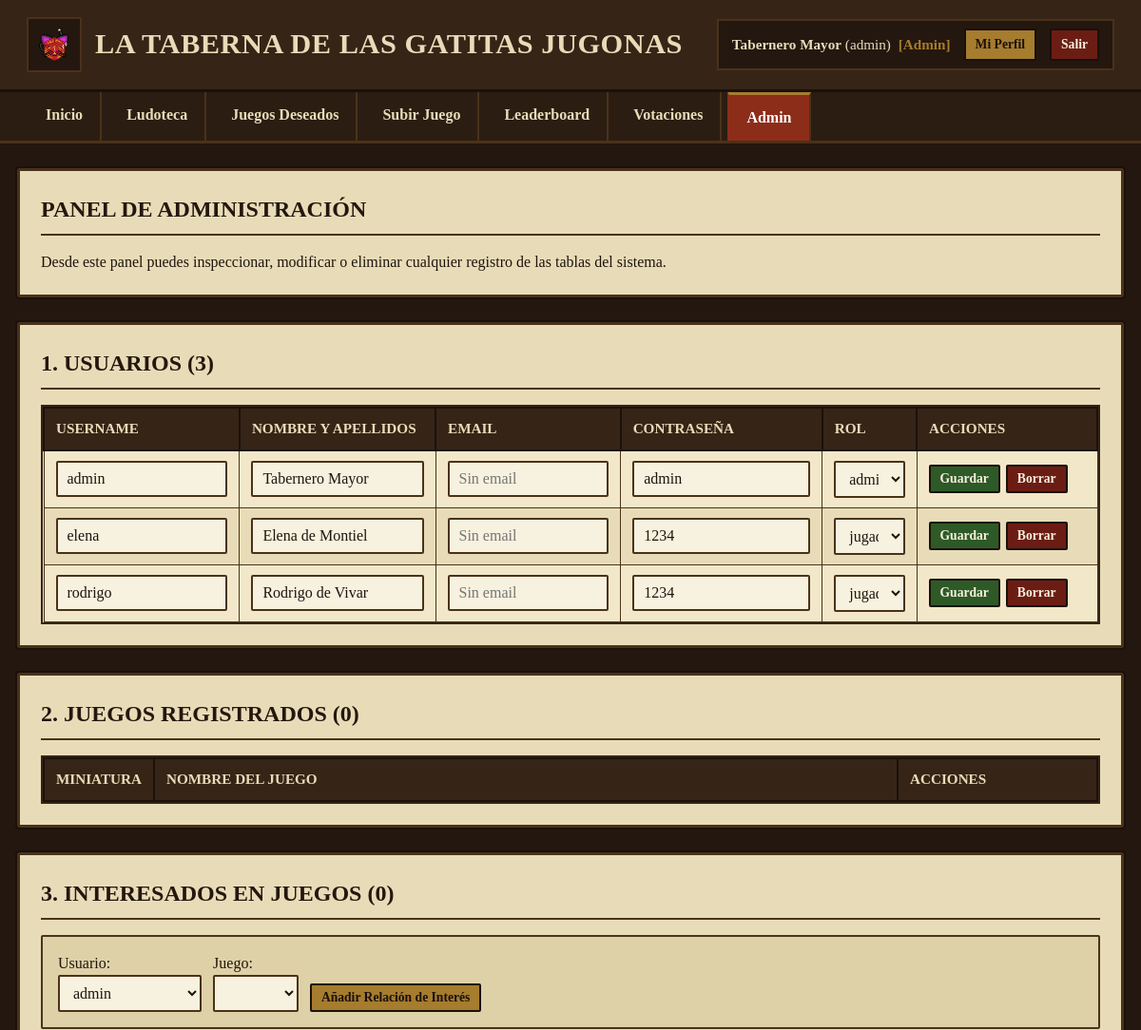
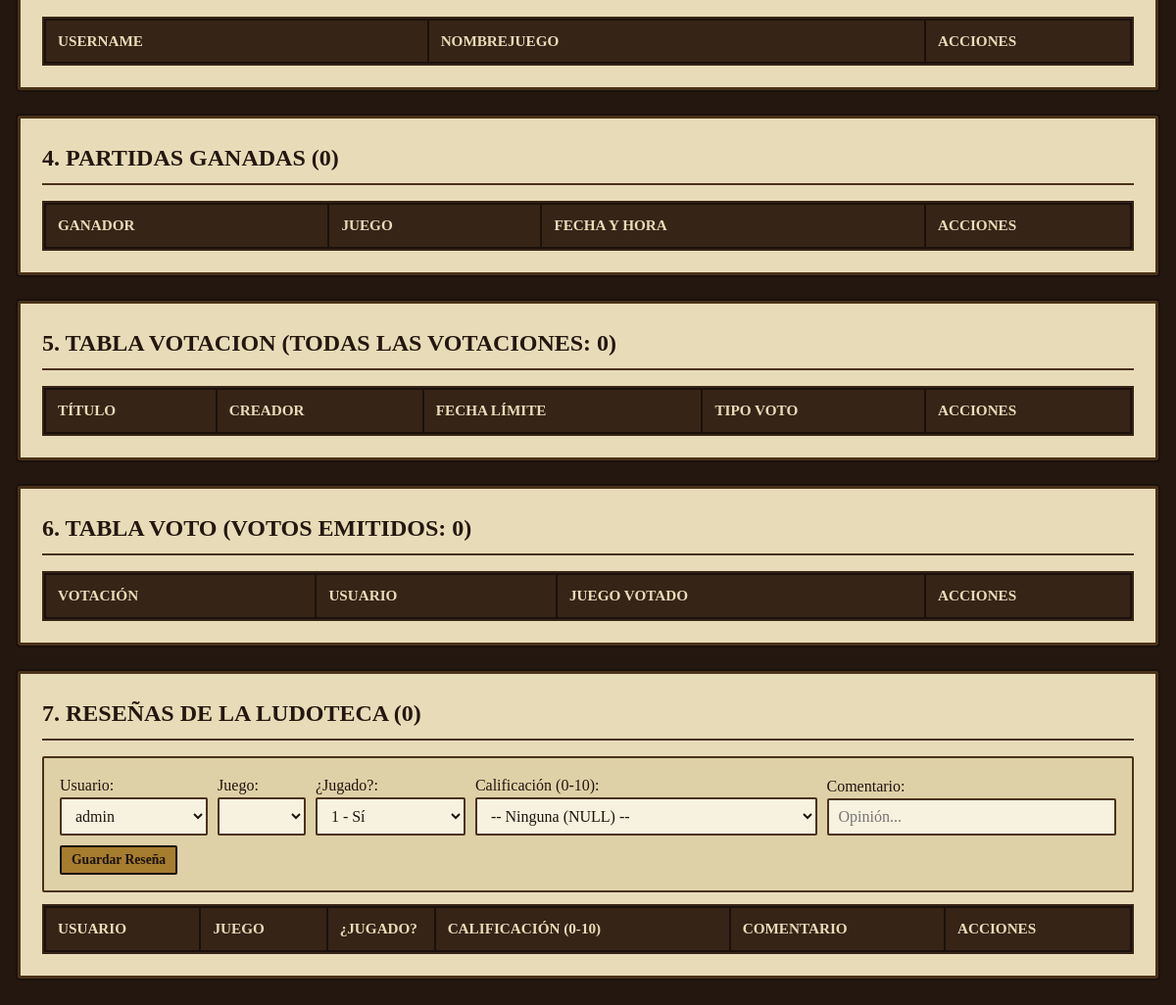
Page /admin.php (signed in) on the committed database (2 pictures, top to bottom).
### tables this page shows
CREATE TABLE `Persona` (
  `username` VARCHAR(50) NOT NULL,
  `NombrePersona` VARCHAR(120) NOT NULL,
  `email` VARCHAR(150) DEFAULT NULL,
  `contrasenya` VARCHAR(255) NOT NULL,
  `rol` ENUM('jugador', 'admin') NOT NULL DEFAULT 'jugador',
  `inscrito_leaderboard` TINYINT(1) NOT NULL DEFAULT 1,
  PRIMARY KEY (`username`)
);

### admin.php (the view, shortened to what this page needs)
<?php
require_once 'conexion.php';
$personas = $pdo->query("SELECT * FROM Persona ORDER BY username ASC")->fetchAll();
$juegos = $pdo->query("SELECT * FROM Juego ORDER BY NombreJuego ASC")->fetchAll();
$propietariosPorJuego = [];
$relacionesPJ = $pdo->query("SELECT * FROM Persona_Juego ORDER BY NombreJuego ASC, username ASC")->fetchAll();
$victorias = $pdo->query("SELECT * FROM Victoria ORDER BY id_victoria DESC")->fetchAll();
$votaciones = $pdo->query("SELECT * FROM Votacion ORDER BY id_votacion DESC")->fetchAll();
$votos = $pdo->query("SELECT * FROM Voto ORDER BY id_voto DESC")->fetchAll();
$resenyas = $pdo->query("SELECT * FROM Resenya ORDER BY fecha_resenya DESC, id_resenya DESC")->fetchAll();
$juegoEditarDetalle = null;
?>
<!DOCTYPE html>
<html lang="es">
<head>
    <link rel="stylesheet" href="styles.css">
</head>
<body>
<main class="contenedor-principal">
    <?php if ($juegoEditarDetalle): ?>
        <!-- =================================================================
             VISTA DEDICADA DE EDICIÓN DE JUEGO EN ADMIN (ESTILO DETALLE LUDOTECA)
             ================================================================= -->
        <?php
        $nomJEdit = $juegoEditarDetalle['NombreJuego'];
        $loTenEdit = ((int)$juegoEditarDetalle['lo_tenemos'] === 1);
        ?>
        <section class="pergamino">
            <div class="barra-titulo-filtro" style="border-bottom: 2px solid #4a3219; padding-bottom: 10px; margin-bottom: 18px;">
                <h2 class="seccion-titulo" style="margin-bottom:0; border-bottom:none; padding-bottom:0;">
                    Editar Juego: «<?php echo h($nomJEdit); ?>»
                </h2>
                <a href="admin.php" class="btn btn-bronce btn-pequeno">&larr; Volver al Panel de Administración</a>
            </div>
            <div class="ludoteca-detalle-superior">
                <div class="ludoteca-detalle-imagen">
                    <img src="<?php echo h($juegoEditarDetalle['Url']); ?>" alt="<?php echo h($nomJEdit); ?>">
                </div>
                <form method="POST" action="admin.php?editar_juego=<?php echo urlencode($nomJEdit); ?>" enctype="multipart/form-data" class="pergamino-secundario form-ludoteca">
                    <input type="hidden" name="entidad" value="juego">
                    <input type="hidden" name="operacion" value="editar">
                    <input type="hidden" name="original_NombreJuego" value="<?php echo h($nomJEdit); ?>">
                    <div class="grid-dos-columnas" style="gap:14px;">
                        <div class="grupo-form">
                            <label>Nombre del Juego:</label>
                            <input type="text" name="NombreJuego" value="<?php echo h($nomJEdit); ?>" class="input-taberna" required maxlength="120">
                        </div>
                        <div class="grupo-form">
                            <label>¿Lo tenemos en la Taberna?:</label>
                            <select name="lo_tenemos" class="select-taberna">
                                <option value="0" <?php echo !$loTenEdit ? 'selected' : ''; ?>>No lo tenemos (En Juegos Deseados)</option>
                                <option value="1" <?php echo $loTenEdit ? 'selected' : ''; ?>>Ya lo tenemos (En Ludoteca)</option>
                            </select>
                        </div>
                    </div>
                    <div class="grid-dos-columnas" style="gap:14px;">
                        <div class="grupo-form">
                            <label>Mínimo de Jugadores:</label>
                            <input type="number" name="min_jugadores" value="<?php echo (int)$juegoEditarDetalle['min_jugadores']; ?>" class="input-taberna" required min="1" max="99">
                        </div>
                        <div class="grupo-form">
                            <label>Máximo de Jugadores:</label>
                            <input type="number" name="max_jugadores" value="<?php echo (int)$juegoEditarDetalle['max_jugadores']; ?>" class="input-taberna" required min="1" max="99">
                        </div>
                    </div>
                    <div class="grupo-form">
                        <label>Ruta actual de la imagen (Url):</label>
                        <input type="text" name="Url" value="<?php echo h($juegoEditarDetalle['Url']); ?>" class="input-taberna" required style="margin-bottom:8px;">
                        <label>O subir una imagen nueva (Máx 5 MB):</label>
                        <input type="file" name="nueva_imagen" class="input-taberna" accept="image/*">
                    </div>
                    <div class="grupo-form">
                        <label>Propietarios del juego (si ya lo tenemos):</label>
                        <div class="multiselect-taberna" data-multiselect>
                            <input type="text" class="input-taberna" placeholder="Buscar propietario..." data-multiselect-search style="margin-bottom:6px;">
                            <div class="multiselect-lista">
                                <?php foreach ($personas as $per): ?>
                                    <?php $esProp = isset($propietariosPorJuego[$nomJEdit][$per['username']]); ?>
                                    <label class="multiselect-opcion" data-multiselect-item data-nombre="<?php echo h($per['NombrePersona'] . ' ' . $per['username']); ?>">
                                        <input type="checkbox" name="propietarios[]" value="<?php echo h($per['username']); ?>" <?php echo $esProp ? 'checked' : ''; ?>>
                                        <strong><?php echo h($per['NombrePersona']); ?></strong> (<?php echo h($per['username']); ?>)
                                    </label>
                                <?php endforeach; ?>
                            </div>
                        </div>
                    </div>
                    <div class="grupo-form">
                        <label>Descripción:</label>
                        <textarea name="descripcion" class="input-taberna" rows="3" placeholder="Descripción del juego..."><?php echo h((string)$juegoEditarDetalle['descripcion']); ?></textarea>
                    </div>
                    <div class="grupo-form">
                        <label>Reglas / Notas de partida:</label>
                        <textarea name="reglas" class="input-taberna" rows="4" placeholder="Reglas o resumen de partida..."><?php echo h((string)$juegoEditarDetalle['reglas']); ?></textarea>
                    </div>
                    <div style="display:flex; gap:10px; flex-wrap:wrap;">
                        <button type="submit" class="btn btn-exito">Guardar Cambios del Juego</button>
                        <a href="admin.php" class="btn btn-bronce">Volver al Panel Admin</a>
                    </div>
                </form>
            </div>
        </section>
    <?php else: ?>
    <section class="pergamino">
        <h2 class="seccion-titulo">Panel de Administración</h2>
        <p>
            Desde este panel puedes inspeccionar, modificar o eliminar cualquier registro de las tablas del sistema.
        </p>
    </section>
    <section class="pergamino">
        <h3 class="seccion-titulo">1. Usuarios (<?php echo count($personas); ?>)</h3>
        <div class="tabla-contenedor">
            <table class="tabla-taberna">
                <thead>
                    <tr>
                        <th>Username</th>
                        <th>Nombre y Apellidos</th>
                        <th>Email</th>
                        <th>Contraseña</th>
                        <th>Rol</th>
                        <th style="width:190px;">Acciones</th>
                    </tr>
                </thead>
                <tbody>
                    <?php foreach ($personas as $p): ?>
                        <?php $formIdP = 'form_p_' . md5($p['username']); ?>
                        <tr>
                            <td>
                                <input type="text" form="<?php echo $formIdP; ?>" name="username" value="<?php echo h($p['username']); ?>" class="input-taberna" required maxlength="50">
                            </td>
                            <td>
                                <input type="text" form="<?php echo $formIdP; ?>" name="NombrePersona" value="<?php echo h($p['NombrePersona']); ?>" class="input-taberna" required maxlength="120">
                            </td>
                            <td>
                                <input type="email" form="<?php echo $formIdP; ?>" name="email" value="<?php echo h((string)$p['email']); ?>" class="input-taberna" maxlength="150" placeholder="Sin email">
                            </td>
                            <td>
                                <input type="text" form="<?php echo $formIdP; ?>" name="contrasenya" value="<?php echo h($p['contrasenya']); ?>" class="input-taberna" required>
                            </td>
                            <td>
                                <select form="<?php echo $formIdP; ?>" name="rol" class="select-taberna">
                                    <option value="jugador" <?php echo $p['rol'] === 'jugador' ? 'selected' : ''; ?>>jugador</option>
                                    <option value="admin" <?php echo $p['rol'] === 'admin' ? 'selected' : ''; ?>>admin</option>
                                </select>
                            </td>
                            <td>
                                <div class="acciones-admin-celda">
                                    <button type="submit" form="<?php echo $formIdP; ?>" class="btn btn-exito btn-pequeno">Guardar</button>
                                    <form method="POST" action="admin.php" class="form-confirmar-borrado" data-confirm-msg="¿Eliminar al usuario <?php echo h($p['username']); ?>?">
                                        <button type="submit" class="btn btn-peligro btn-pequeno">Borrar</button>
                                    </form>
                                </div>
                            </td>
                        </tr>
                    <?php endforeach; ?>
                </tbody>
            </table>
        </div>
    </section>
    <section class="pergamino">
        <h3 class="seccion-titulo">2. Juegos Registrados (<?php echo count($juegos); ?>)</h3>
        <div class="tabla-contenedor">
            <table class="tabla-taberna">
                <thead>
                    <tr>
                        <th style="width:110px;">Miniatura</th>
                        <th>Nombre del Juego</th>
                        <th style="width:210px;">Acciones</th>
                    </tr>
                </thead>
            </table>
        </div>
    </section>
    <section class="pergamino">
        <h3 class="seccion-titulo">3. Interesados en Juegos (<?php echo count($relacionesPJ); ?>)</h3>
        <form method="POST" action="admin.php" class="pergamino-secundario" style="display:flex; gap:12px; align-items:flex-end; flex-wrap:wrap;">
            <div>
                <label>Usuario:</label>
                <select name="username" class="select-taberna" required>
                    <?php foreach ($personas as $p): ?>
                        <option value="<?php echo h($p['username']); ?>"><?php echo h($p['username']); ?></option>
                    <?php endforeach; ?>
                </select>
            </div>
            <div>
                <label>Juego:</label>
                <select name="NombreJuego" class="select-taberna" required>
                </select>
            </div>
            <button type="submit" class="btn btn-bronce btn-pequeno">Añadir Relación de Interés</button>
        </form>
        <div class="tabla-contenedor">
            <table class="tabla-taberna">
                <thead>
                    <tr>
                        <th>Username</th>
                        <th>NombreJuego</th>
                        <th style="width:210px;">Acciones</th>
                    </tr>
                </thead>
            </table>
        </div>
    </section>
    <section class="pergamino">
        <h3 class="seccion-titulo">4. Partidas Ganadas (<?php echo count($victorias); ?>)</h3>
        <div class="tabla-contenedor">
            <table class="tabla-taberna">
                <thead>
                    <tr>
                        <th>Ganador</th>
                        <th>Juego</th>
                        <th>Fecha y Hora</th>
                        <th style="width:210px;">Acciones</th>
                    </tr>
                </thead>
            </table>
        </div>
    </section>
    <section class="pergamino">
        <h3 class="seccion-titulo">5. Tabla Votacion (Todas las Votaciones: <?php echo count($votaciones); ?>)</h3>
        <div class="tabla-contenedor">
            <table class="tabla-taberna">
                <thead>
                    <tr>
                        <th>Título</th>
                        <th>Creador</th>
                        <th>Fecha Límite</th>
                        <th>Tipo Voto</th>
                        <th style="width:210px;">Acciones</th>
                    </tr>
                </thead>
            </table>
        </div>
    </section>
    <section class="pergamino">
        <h3 class="seccion-titulo">6. Tabla Voto (Votos Emitidos: <?php echo count($votos); ?>)</h3>
        <div class="tabla-contenedor">
            <table class="tabla-taberna">
                <thead>
                    <tr>
                        <th>Votación</th>
                        <th>Usuario</th>
                        <th>Juego Votado</th>
                        <th style="width:210px;">Acciones</th>
                    </tr>
                </thead>
            </table>
        </div>
    </section>
    <section class="pergamino">
        <h3 class="seccion-titulo">7. Reseñas de la Ludoteca (<?php echo count($resenyas); ?>)</h3>
        <form method="POST" action="admin.php" class="pergamino-secundario" style="display:flex; gap:10px; align-items:flex-end; flex-wrap:wrap; margin-bottom:12px;">
            <div>
                <label>Usuario:</label>
                <select name="username" class="select-taberna" required>
                    <?php foreach ($personas as $p): ?>
                        <option value="<?php echo h($p['username']); ?>"><?php echo h($p['username']); ?></option>
                    <?php endforeach; ?>
                </select>
            </div>
            <div>
                <label>Juego:</label>
                <select name="NombreJuego" class="select-taberna" required>
                </select>
            </div>
            <div>
                <label>¿Jugado?:</label>
                <select name="ha_jugado" class="select-taberna">
                    <option value="1">1 - Sí</option>
                </select>
            </div>
            <div>
                <label>Calificación (0-10):</label>
                <select name="calificacion" class="select-taberna">
                    <option value="">-- Ninguna (NULL) --</option>
                </select>
            </div>
            <div style="flex:1; min-width:180px;">
                <label>Comentario:</label>
                <input type="text" name="comentario" class="input-taberna" placeholder="Opinión...">
            </div>
            <button type="submit" class="btn btn-bronce btn-pequeno">Guardar Reseña</button>
        </form>
        <div class="tabla-contenedor">
            <table class="tabla-taberna">
                <thead>
                    <tr>
                        <th>Usuario</th>
                        <th>Juego</th>
                        <th style="width:110px;">¿Jugado?</th>
                        <th>Calificación (0-10)</th>
                        <th>Comentario</th>
                        <th style="width:190px;">Acciones</th>
                    </tr>
                </thead>
            </table>
        </div>
    </section>
    <?php endif; ?>
</main>
</body>
</html>

### rows in the picture
persona: username "admin", NombrePersona "Tabernero Mayor", contrasenya "admin", rol "admin"
persona: username "elena", NombrePersona "Elena de Montiel", contrasenya "1234", rol "jugador"
persona: username "rodrigo", NombrePersona "Rodrigo de Vivar", contrasenya "1234", rol "jugador"

### other values in the picture
$nombreMostrar "Tabernero Mayor"
$userMostrar "admin"
count($personas) "3"
count($juegos) "0"
count($relacionesPJ) "0"
count($victorias) "0"
count($votaciones) "0"
count($votos) "0"
count($resenyas) "0"
form field username "admin"
